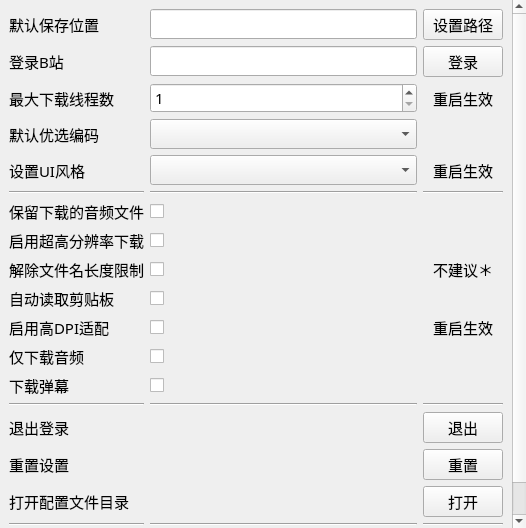
<?xml version="1.0" encoding="UTF-8"?>
<ui version="4.0">
 <class>SettingsWidget</class>
 <widget class="QWidget" name="SettingsWidget">
  <property name="font">
   <font>
    <family>HarmonyOS Sans SC</family>
    <pointsize>11</pointsize>
   </font>
  </property>
  <property name="windowTitle">
   <string>Form</string>
  </property>
  <layout class="QGridLayout" name="gridLayout_2">
   <property name="leftMargin">
    <number>0</number>
   </property>
   <property name="topMargin">
    <number>0</number>
   </property>
   <property name="rightMargin">
    <number>0</number>
   </property>
   <property name="bottomMargin">
    <number>0</number>
   </property>
   <item row="0" column="0">
    <widget class="QScrollArea" name="scrollArea">
     <property name="minimumSize">
      <size>
       <width>526</width>
       <height>0</height>
      </size>
     </property>
     <property name="styleSheet">
      <string notr="true">#scrollArea{
  background-color: transparent;
}
#scrollArea #scrollAreaWidgetContents{
  background-color: transparent;
}</string>
     </property>
     <property name="frameShape">
      <enum>QFrame::NoFrame</enum>
     </property>
     <property name="horizontalScrollBarPolicy">
      <enum>Qt::ScrollBarAlwaysOff</enum>
     </property>
     <property name="widgetResizable">
      <bool>true</bool>
     </property>
     <widget class="QWidget" name="scrollAreaWidgetContents">
      <property name="geometry">
       <rect>
        <x>0</x>
        <y>0</y>
        <width>526</width>
        <height>516</height>
       </rect>
      </property>
      <layout class="QGridLayout" name="gridLayout_3">
       <item row="0" column="0">
        <layout class="QGridLayout" name="gridLayout">
         <item row="4" column="2">
          <widget class="QLabel" name="label_11">
           <property name="text">
            <string>重启生效</string>
           </property>
           <property name="alignment">
            <set>Qt::AlignCenter</set>
           </property>
          </widget>
         </item>
         <item row="14" column="0">
          <widget class="QLabel" name="label_18">
           <property name="text">
            <string>退出登录</string>
           </property>
          </widget>
         </item>
         <item row="10" column="1">
          <widget class="QCheckBox" name="check_highdpi">
           <property name="text">
            <string/>
           </property>
          </widget>
         </item>
         <item row="1" column="2">
          <widget class="QPushButton" name="button_login">
           <property name="text">
            <string>登录</string>
           </property>
          </widget>
         </item>
         <item row="6" column="0">
          <widget class="QLabel" name="label_3">
           <property name="text">
            <string>保留下载的音频文件</string>
           </property>
          </widget>
         </item>
         <item row="8" column="2">
          <widget class="QLabel" name="label_20">
           <property name="toolTip">
            <string>启用此选项可能存在隐患，可能导致程序崩溃或者造成其他更严重的影响。</string>
           </property>
           <property name="toolTipDuration">
            <number>0</number>
           </property>
           <property name="text">
            <string>不建议＊</string>
           </property>
           <property name="alignment">
            <set>Qt::AlignCenter</set>
           </property>
          </widget>
         </item>
         <item row="3" column="1">
          <widget class="QComboBox" name="combo_codec"/>
         </item>
         <item row="1" column="0">
          <widget class="QLabel" name="label_2">
           <property name="text">
            <string>登录B站</string>
           </property>
          </widget>
         </item>
         <item row="7" column="1">
          <widget class="QCheckBox" name="check_hiper">
           <property name="text">
            <string/>
           </property>
          </widget>
         </item>
         <item row="12" column="0">
          <widget class="QLabel" name="label_4">
           <property name="text">
            <string>下载弹幕</string>
           </property>
          </widget>
         </item>
         <item row="11" column="1">
          <widget class="QCheckBox" name="check_audio">
           <property name="text">
            <string/>
           </property>
          </widget>
         </item>
         <item row="4" column="1">
          <widget class="QComboBox" name="combo_style"/>
         </item>
         <item row="19" column="1">
          <spacer name="verticalSpacer">
           <property name="orientation">
            <enum>Qt::Vertical</enum>
           </property>
           <property name="sizeHint" stdset="0">
            <size>
             <width>20</width>
             <height>40</height>
            </size>
           </property>
          </spacer>
         </item>
         <item row="2" column="2">
          <widget class="QLabel" name="label_8">
           <property name="text">
            <string>重启生效</string>
           </property>
           <property name="alignment">
            <set>Qt::AlignCenter</set>
           </property>
          </widget>
         </item>
         <item row="17" column="0">
          <widget class="Line" name="line_4">
           <property name="orientation">
            <enum>Qt::Horizontal</enum>
           </property>
          </widget>
         </item>
         <item row="8" column="1">
          <widget class="QCheckBox" name="check_close_text_len_limit">
           <property name="toolTip">
            <string>启用此选项可能存在隐患，可能导致程序崩溃或者造成其他更严重的影响。</string>
           </property>
           <property name="text">
            <string/>
           </property>
          </widget>
         </item>
         <item row="15" column="0">
          <widget class="QLabel" name="label_5">
           <property name="text">
            <string>重置设置</string>
           </property>
          </widget>
         </item>
         <item row="15" column="2">
          <widget class="QPushButton" name="button_reset">
           <property name="text">
            <string>重置</string>
           </property>
          </widget>
         </item>
         <item row="4" column="0">
          <widget class="QLabel" name="label_10">
           <property name="text">
            <string>设置UI风格</string>
           </property>
          </widget>
         </item>
         <item row="17" column="2">
          <widget class="Line" name="line_6">
           <property name="orientation">
            <enum>Qt::Horizontal</enum>
           </property>
          </widget>
         </item>
         <item row="13" column="0">
          <widget class="Line" name="line">
           <property name="orientation">
            <enum>Qt::Horizontal</enum>
           </property>
          </widget>
         </item>
         <item row="0" column="2">
          <widget class="QPushButton" name="button_path">
           <property name="text">
            <string>设置路径</string>
           </property>
          </widget>
         </item>
         <item row="5" column="0">
          <widget class="Line" name="line_8">
           <property name="orientation">
            <enum>Qt::Horizontal</enum>
           </property>
          </widget>
         </item>
         <item row="14" column="2">
          <widget class="QPushButton" name="button_logout">
           <property name="text">
            <string>退出</string>
           </property>
          </widget>
         </item>
         <item row="0" column="0">
          <widget class="QLabel" name="label">
           <property name="text">
            <string>默认保存位置</string>
           </property>
          </widget>
         </item>
         <item row="0" column="1">
          <widget class="QLineEdit" name="line_path">
           <property name="styleSheet">
            <string notr="true">font: 11pt &quot;HarmonyOS Sans SC&quot;;</string>
           </property>
          </widget>
         </item>
         <item row="2" column="1">
          <widget class="QSpinBox" name="spin_threads">
           <property name="minimum">
            <number>1</number>
           </property>
           <property name="maximum">
            <number>8</number>
           </property>
          </widget>
         </item>
         <item row="16" column="2">
          <widget class="QPushButton" name="button_config_dir">
           <property name="text">
            <string>打开</string>
           </property>
          </widget>
         </item>
         <item row="13" column="1">
          <widget class="Line" name="line_2">
           <property name="orientation">
            <enum>Qt::Horizontal</enum>
           </property>
          </widget>
         </item>
         <item row="5" column="1">
          <widget class="Line" name="line_7">
           <property name="orientation">
            <enum>Qt::Horizontal</enum>
           </property>
          </widget>
         </item>
         <item row="18" column="1">
          <widget class="SpecialColoredLabel" name="label_13">
           <property name="text">
            <string>离开设置界面以保存设置</string>
           </property>
           <property name="alignment">
            <set>Qt::AlignCenter</set>
           </property>
          </widget>
         </item>
         <item row="3" column="0">
          <widget class="QLabel" name="label_6">
           <property name="text">
            <string>默认优选编码</string>
           </property>
          </widget>
         </item>
         <item row="17" column="1">
          <widget class="Line" name="line_5">
           <property name="orientation">
            <enum>Qt::Horizontal</enum>
           </property>
          </widget>
         </item>
         <item row="7" column="0">
          <widget class="QLabel" name="label_9">
           <property name="toolTip">
            <string>打开后可以获取8K、HDR的视频内容</string>
           </property>
           <property name="text">
            <string>启用超高分辨率下载</string>
           </property>
          </widget>
         </item>
         <item row="10" column="2">
          <widget class="QLabel" name="label_16">
           <property name="text">
            <string>重启生效</string>
           </property>
           <property name="alignment">
            <set>Qt::AlignCenter</set>
           </property>
          </widget>
         </item>
         <item row="5" column="2">
          <widget class="Line" name="line_9">
           <property name="orientation">
            <enum>Qt::Horizontal</enum>
           </property>
          </widget>
         </item>
         <item row="13" column="2">
          <widget class="Line" name="line_3">
           <property name="orientation">
            <enum>Qt::Horizontal</enum>
           </property>
          </widget>
         </item>
         <item row="6" column="1">
          <widget class="QCheckBox" name="check_reserve_audio"/>
         </item>
         <item row="12" column="1">
          <widget class="QCheckBox" name="check_danmaku"/>
         </item>
         <item row="18" column="0">
          <widget class="QLabel" name="label_12">
           <property name="text">
            <string>注意</string>
           </property>
          </widget>
         </item>
         <item row="1" column="1">
          <widget class="QLineEdit" name="line_login">
           <property name="readOnly">
            <bool>true</bool>
           </property>
          </widget>
         </item>
         <item row="2" column="0">
          <widget class="QLabel" name="label_7">
           <property name="text">
            <string>最大下载线程数</string>
           </property>
          </widget>
         </item>
         <item row="11" column="0">
          <widget class="QLabel" name="label_14">
           <property name="text">
            <string>仅下载音频</string>
           </property>
          </widget>
         </item>
         <item row="10" column="0">
          <widget class="QLabel" name="label_15">
           <property name="text">
            <string>启用高DPI适配</string>
           </property>
          </widget>
         </item>
         <item row="16" column="0">
          <widget class="QLabel" name="label_17">
           <property name="text">
            <string>打开配置文件目录</string>
           </property>
          </widget>
         </item>
         <item row="8" column="0">
          <widget class="QLabel" name="label_19">
           <property name="toolTip">
            <string>启用此选项可能存在隐患，可能导致程序崩溃或者造成其他更严重的影响。</string>
           </property>
           <property name="text">
            <string>解除文件名长度限制</string>
           </property>
          </widget>
         </item>
         <item row="9" column="0">
          <widget class="QLabel" name="label_21">
           <property name="text">
            <string>自动读取剪贴板</string>
           </property>
          </widget>
         </item>
         <item row="9" column="1">
          <widget class="QCheckBox" name="check_read_clipboard">
           <property name="text">
            <string/>
           </property>
          </widget>
         </item>
        </layout>
       </item>
      </layout>
     </widget>
    </widget>
   </item>
  </layout>
 </widget>
 <customwidgets>
  <customwidget>
   <class>SpecialColoredLabel</class>
   <extends>QLabel</extends>
   <header>specialcoloredlabel.h</header>
  </customwidget>
 </customwidgets>
 <tabstops>
  <tabstop>scrollArea</tabstop>
  <tabstop>line_path</tabstop>
  <tabstop>button_path</tabstop>
  <tabstop>line_login</tabstop>
  <tabstop>button_login</tabstop>
  <tabstop>spin_threads</tabstop>
  <tabstop>combo_codec</tabstop>
  <tabstop>combo_style</tabstop>
  <tabstop>check_reserve_audio</tabstop>
  <tabstop>check_hiper</tabstop>
  <tabstop>check_close_text_len_limit</tabstop>
  <tabstop>check_highdpi</tabstop>
  <tabstop>check_audio</tabstop>
  <tabstop>check_danmaku</tabstop>
  <tabstop>button_logout</tabstop>
  <tabstop>button_reset</tabstop>
  <tabstop>button_config_dir</tabstop>
 </tabstops>
 <resources/>
 <connections/>
</ui>
